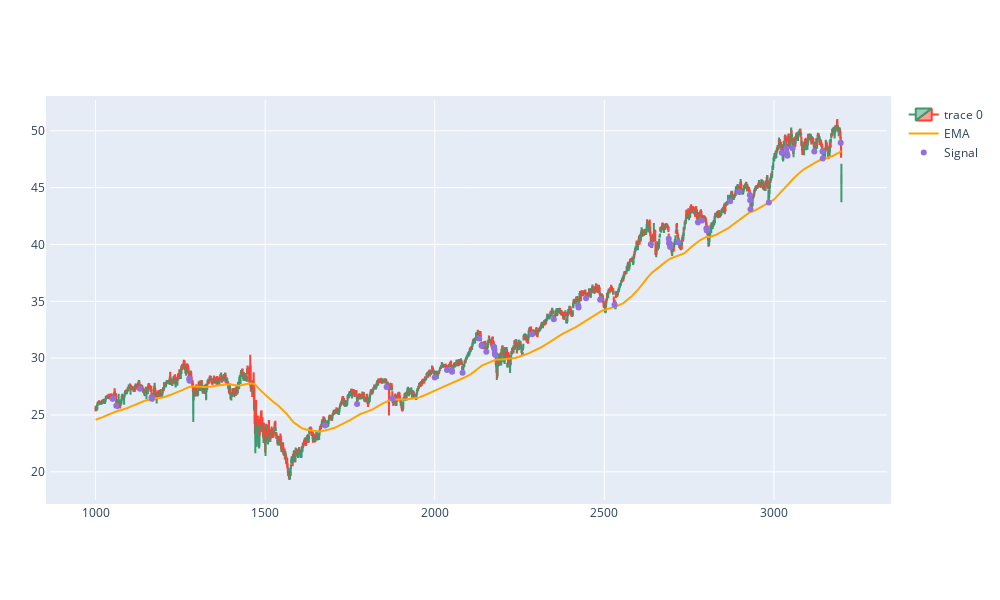

Here is the notebook cell this chart was saved with:
### Code cell
import plotly.graph_objects as go
from plotly.subplots import make_subplots
from datetime import datetime

dfpl = dfSPY[1000:3200].copy()
#dfpl=dfpl.drop(columns=['level_0'])#!!!!!!!!!!
#dfpl.reset_index(inplace=True)
fig = go.Figure(data=[go.Candlestick(x=dfpl.index,
                open=dfpl['Open'],
                high=dfpl['High'],
                low=dfpl['Low'],
                close=dfpl['Close']),
                go.Scatter(x=dfpl.index, y=dfpl.EMA, line=dict(color='orange', width=2), name="EMA")])

fig.add_scatter(x=dfpl.index, y=dfpl['pointpos'], mode="markers",
                marker=dict(size=6, color="MediumPurple"),
                name="Signal")
#fig.update(layout_yaxis_range = [300,420])
fig.update_xaxes(rangeslider_visible=False)
fig.update_layout(autosize=False, width=1000, height=600,margin=dict(l=50,r=50,b=100,t=100,pad=4), paper_bgcolor="white")
fig.show()

### Figure 1 — Plotly figure (JSON) as saved in the notebook; plotly's stock layout.template omitted (floating-point values rounded to 4 significant figures; data arrays with more than 128 entries replaced by an {"elided": "..."} marker saying what was removed)
{"data": [{"close": {"elided": "2200 float values"}, "high": {"elided": "2200 float values"}, "low": {"elided": "2200 float values"}, "open": {"elided": "2200 float values"}, "type": "candlestick", "x": {"elided": "2200 int values"}}, {"line": {"color": "orange", "width": 2}, "name": "EMA", "type": "scatter", "x": {"elided": "2200 int values"}, "y": {"elided": "2200 float values"}}, {"marker": {"color": "MediumPurple", "size": 6}, "mode": "markers", "name": "Signal", "type": "scatter", "x": {"elided": "2200 int values"}, "y": {"elided": "2200 float values"}}], "layout": {"autosize": false, "height": 600, "margin": {"b": 100, "l": 50, "pad": 4, "r": 50, "t": 100}, "paper_bgcolor": "white", "width": 1000, "xaxis": {"rangeslider": {"visible": false}}}}
